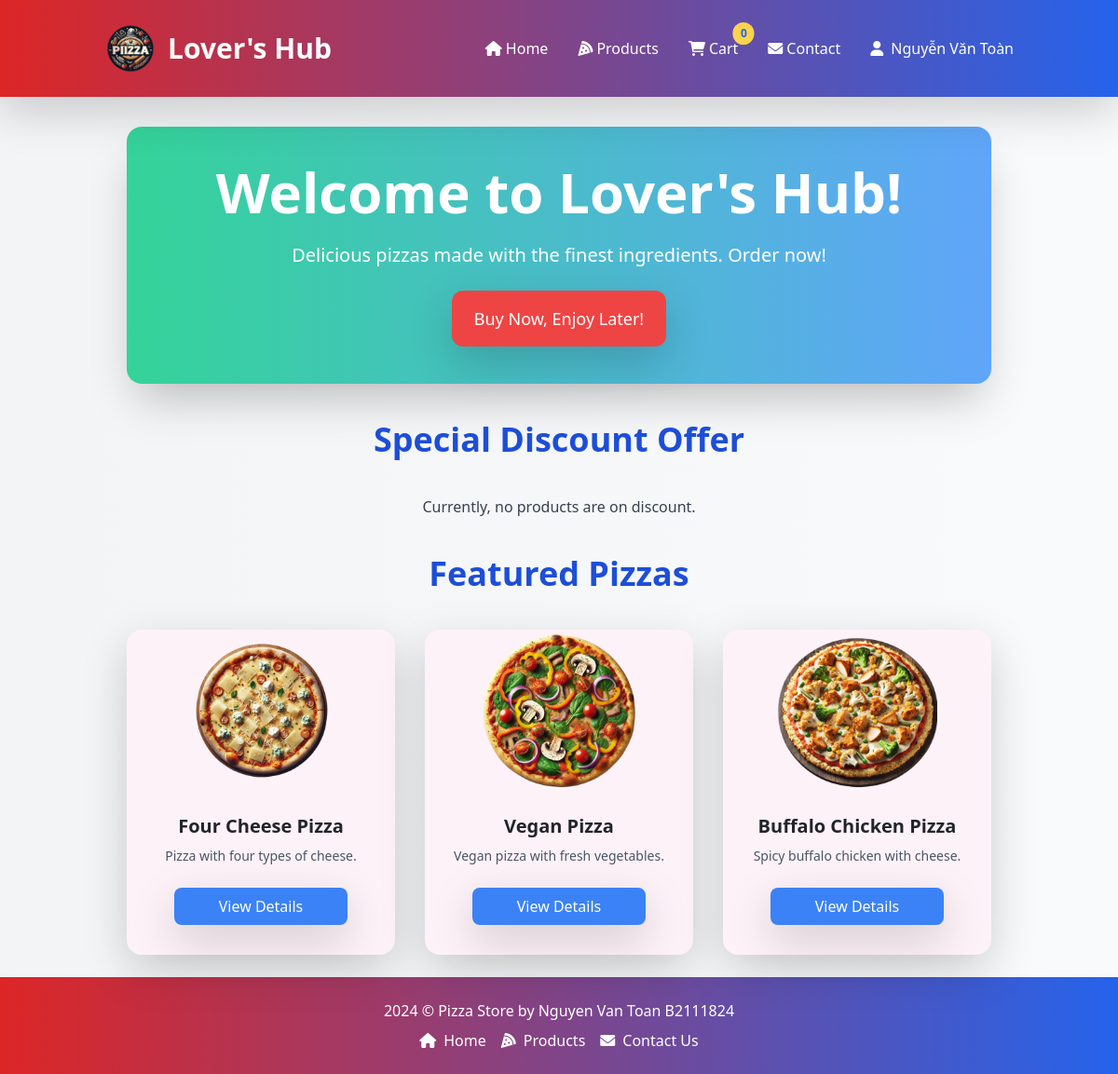
Page /index.php?page=home (signed in) on the committed database.
### tables this page shows
CREATE TABLE `products` (
  `id` int(11) NOT NULL,
  `name` varchar(100) NOT NULL,
  `description` text DEFAULT NULL,
  `price` decimal(10,2) NOT NULL,
  `image` varchar(255) DEFAULT NULL,
  `category_id` int(11) DEFAULT NULL,
  `created_at` timestamp NOT NULL DEFAULT current_timestamp(),
  `discount` decimal(10,2) DEFAULT NULL,
  `discount_end_time` timestamp NULL DEFAULT NULL
);

### models/Product.php (called while the page is built, shortened)
<?php
class Product
{
    private $conn;
    private $table = 'products';
    public function __construct($db)
    {
        $this->conn = $db;
    }
    public function getRandomProducts($limit = 3)
    {
        $query = "SELECT * FROM " . $this->table . " ORDER BY RAND() LIMIT " . intval($limit);
        $stmt = $this->conn->prepare($query);
        $stmt->execute();
        return $stmt->fetchAll(PDO::FETCH_ASSOC);
    }
}

### pages/home.php (the view, shortened to what this page needs)
<?php
$productModel = new Product($conn);
$randomProducts = $productModel->getRandomProducts(3);
$discountProduct = $productModel->getDiscountProduct();
?>
<div class="container mx-auto px-12">
  <div class="bg-gradient-to-l from-blue-400 to-green-400 text-white text-center p-10 rounded-2xl shadow-2xl mt-8">
    <h1 class="text-6xl font-extrabold mb-4 drop-shadow-lg">Welcome to Lover's Hub!</h1>
    <p class="mt-2 text-xl font-light">Delicious pizzas made with the finest ingredients. Order now!</p>
    <button type="button"
      class="mt-6 inline-block bg-red-500 hover:bg-red-600 text-white px-6 py-3 rounded-xl text-lg transition duration-300 transform hover:-translate-y-1 hover:scale-105 shadow-lg"
      onclick="window.location.href='/index.php?page=products'">Buy Now, Enjoy Later!</button>
  </div>
  <h2 class="text-4xl font-extrabold text-center my-10 text-blue-700 drop-shadow-lg">Special Discount Offer</h2>
  <?php if (!empty($discountProduct)): ?>
    <?php foreach ($discountProduct as $product): ?>
      <div class="bg-pink-50 rounded-2xl shadow-xl mb-8 p-6 transition-transform transform hover:scale-105 hover:shadow-2xl duration-300">
        <div class="absolute top-4 left-8 bg-red-500 text-white text-xl font-bold py-1 px-2 rounded-full animate-pulse-custom">Limited-Time Offer</div>
        <div class="absolute top-4 right-4 heart-icon heart-beat">
          <svg xmlns="http://www.w3.org/2000/svg" class="h-6 w-6" viewBox="0 0 20 20" fill="currentColor">
            <path d="M10 18l-1.45-1.32C4.4 12.36 2 9.28 2 6.5 2 4.42 3.42 3 5.5 3c1.54 0 3.04.99 3.57 2.36h1.87C11.46 3.99 12.96 3 14.5 3 16.58 3 18 4.42 18 6.5c0 2.78-2.4 5.86-6.55 10.18L10 18z" />
          </svg>
        </div>
        <div class="flex justify-center">
          <div class="flex-shrink-0 w-1/3 flex justify-center items-center">
            <img src="/images/<?php echo htmlspecialchars($product['image']); ?>"
              class="w-3/5 h-auto mx-auto object-cover rounded-lg transition duration-500 ease-in-out transform hover:rotate-12 hover:scale-110"
              alt="<?php echo htmlspecialchars($product['name']); ?>">
          </div>
          <div class="flex-grow p-4">
            <h5 class="text-3xl font-extrabold text-gray-800 mb-2"><?php echo htmlspecialchars($product['name']); ?></h5>
            <p class="text-gray-700"><?php echo htmlspecialchars($product['description']); ?></p>
            <div class="flex items-center mb-2">
              <span class="text-yellow-500 text-xl">&#9733;&#9733;&#9733;&#9733;&#9734;</span>
              <span class="text-gray-600 ml-2">(120 reviews)</span>
            </div>
            <p class="mt-2 mb-2">
              <small class="text-gray-600 line-through">Original Price: $<?php echo htmlspecialchars($product['price']); ?></small><br>
              <strong class="text-blue-500 text-2xl font-bold">Discounted Price: </strong>
              <span class="text-red-600 text-3xl font-bold">$<?php echo htmlspecialchars($product['discount']); ?></span>
            </p>
            <p class="text-red-600 font-bold text-lg mt-2 mb-4" id="discount-timer-<?php echo $product['id']; ?>">Special Offer!</p>
            <div class="w-full bg-gray-200 rounded-full h-4 mb-4" role="progressbar" aria-valuenow="0" aria-valuemin="0" aria-valuemax="100">
              <div id="progress-bar-<?php echo $product['id']; ?>" class="h-4 rounded-full transition-all duration-300" style="width: 0%; background-color: rgb(255, 0, 0);"></div>
            </div>
            <form method="POST" action="/index.php?page=cart&action=add" class="add-to-cart-form" style="display:inline;">
              <input type="hidden" name="product_id" value="<?= htmlspecialchars($product['id']); ?>">
              <input type="hidden" name="quantity" value="1">
              <button type="button" class="add-to-cart-button bg-red-500 text-white px-5 py-2 rounded-lg transition duration-300 ease-in-out transform hover:bg-purple-600 hover:shadow-lg hover:-translate-y-1 hover:scale-105">Add to Cart</button>
            </form>
          </div>
        </div>
        <script>
          // JavaScript countdown timer và cập nhật thanh tiến trình
          function countdownTimer(endTime, elementId, progressBarId, initialTime) {
            var countDownDate = new Date(endTime).getTime();
            var x = setInterval(function() {
              var now = new Date().getTime();
              var distance = countDownDate - now;
              // Tính toán ngày, giờ, phút, giây còn lại
              var days = Math.floor(distance / (1000 * 60 * 60 * 24));
              var hours = Math.floor((distance % (1000 * 60 * 60 * 24)) / (1000 * 60 * 60));
              var minutes = Math.floor((distance % (1000 * 60 * 60)) / (1000 * 60));
              var seconds = Math.floor((distance % (1000 * 60)) / 1000);
              // Đảm bảo có hai chữ số cho giờ, phút, giây
              hours = hours.toString().padStart(2, '0');
              minutes = minutes.toString().padStart(2, '0');
              seconds = seconds.toString().padStart(2, '0');
              // Cập nhật nội dung phần tử với thời gian đếm ngược
              document.getElementById(elementId).innerHTML = `
                <div class="flex justify-center items-center p-2 w-1/3 bg-gray border border-gray-500 rounded-xl shadow-sm">
                  <div class="flex space-x-3 text-center">
                    <div class="flex flex-col items-center">
                      <span class="text-3xl font-bold text-red-600">${days}</span>
                      <span class="text-xs font-medium text-blue-500">Days</span>
                    </div>
                    <div class="flex flex-col items-center">
                      <span class="text-3xl font-bold text-red-600">${hours}</span>
                      <span class="text-xs font-medium text-blue-500">Hours</span>
                    </div>
                    <div class="flex flex-col items-center">
                      <span class="text-3xl font-bold text-red-600">${minutes}</span>
                      <span class="text-xs font-medium text-blue-500">Minutes</span>
                    </div>
                    <div class="flex flex-col items-center">
                      <span class="text-3xl font-bold text-red-600">${seconds}</span>
                      <span class="text-xs font-medium text-blue-500">Seconds</span>
                    </div>
                  </div>
                </div>
              `;
              // Cập nhật thanh tiến trình
              var progressPercentage = (distance / initialTime) * 100;
              var progressBar = document.getElementById(progressBarId);
              progressBar.style.width = progressPercentage + "%";
              progressBar.style.backgroundColor = getColor(progressPercentage);
              // Kiểm tra nếu thời gian hết
              if (distance < 0) {
                clearInterval(x);
                document.getElementById(elementId).innerHTML = "EXPIRED";
                progressBar.style.width = "0%";
                progressBar.style.backgroundColor = "rgb(0, 0, 0)"; // Đen khi hết thời gian
              }
            }, 1000);
          }
          function getColor(progress) {
            if (progress < 50) {
              return 'rgb(255, 0, 0)'; // Đỏ
            } else if (progress < 80) {
              return 'rgb(255, 255, 0)'; // Vàng
            } else {
              return 'rgb(0, 255, 0)'; // Xanh
            }
          }
          // Gọi hàm countdownTimer cho từng sản phẩm
          countdownTimer('<?php echo $product['discount_end_time']; ?>', 'discount-timer-<?php echo $product['id']; ?>', 'progress-bar-<?php echo $product['id']; ?>', <?php echo (strtotime($product['discount_end_time']) - time()) * 1000; ?>);
        </script>
      </div>
    <?php endforeach; ?>
  <?php else: ?>
    <p class="text-center text-gray-700">Currently, no products are on discount.</p>
  <?php endif; ?>
  <h2 class="text-4xl font-extrabold text-center my-10 text-blue-700 drop-shadow-lg">Featured Pizzas</h2>
  <div class="grid grid-cols-1 sm:grid-cols-2 lg:grid-cols-3 gap-8 mb-6">
    <?php foreach ($randomProducts as $product): ?>
      <div class="bg-pink-50 rounded-2xl shadow-lg transition-transform transform hover:scale-105">
        <img src="/images/<?php echo htmlspecialchars($product['image']); ?>"
          class="w-3/5 h-auto mx-auto object-cover rounded-lg transition duration-500 ease-in-out transform hover:rotate-12 hover:scale-110"
          alt="<?php echo htmlspecialchars($product['name']); ?>">
        <div class="p-6">
          <h5 class="text-xl font-bold mb-2 text-center"><?php echo htmlspecialchars($product['name']); ?></h5>
          <p class="card-text text-sm text-gray-600 text-center mb-4"><?php echo htmlspecialchars($product['description']); ?></p>
          <div class="text-center mt-auto mb-2">
            <button type="button" class="bg-blue-500 text-white px-5 py-2 rounded-lg transition duration-300 hover:bg-green-500 shadow-lg"
              onclick="window.location.href='/index.php?page=product-detail&id=<?php echo $product['id']; ?>'">View Details</button>
          </div>
        </div>
      </div>
    <?php endforeach; ?>
  </div>
</div>

### includes/header.php (style rules this page uses)
body { background: linear-gradient(to bottom right, rgba(255, 248, 235, 0.9), rgba(255, 210, 160, 0.6)); background-size: cover; font-family: 'Poppins', sans-serif; }

### rows in the picture
products: image (picture), name "Four Cheese Pizza", description "Pizza with four types of cheese."
products: image (picture), name "Vegan Pizza", description "Vegan pizza with fresh vegetables."
products: image (picture), name "Buffalo Chicken Pizza", description "Spicy buffalo chicken with cheese."

### other values in the picture
$data['label'] "Home"
$data['label'] "Products"
$data['label'] "Cart"
$cartItemCount "0"
$data['label'] "Contact"
$_SESSION['user_name'] "Nguyễn Văn Toàn"
$data['label'] "Contact Us"
